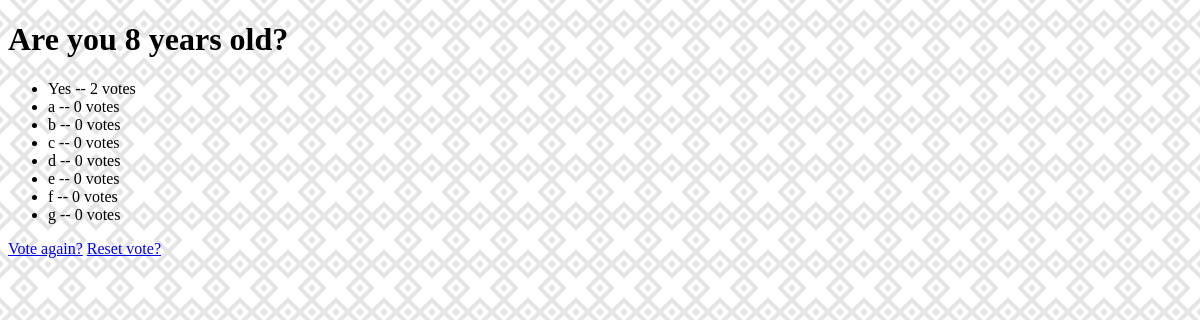
/polls/18/results/ (signed in), run on the app's committed database.
### polls/models.py (models this page shows, shortened)
class Question(models.Model):
    question_text = models.CharField(max_length=200)
    pub_date = models.DateTimeField("date published", auto_now_add=True)
    image = models.ImageField(upload_to='questions/', default=None, null=True)

class Choice(models.Model):
    question = models.ForeignKey(Question, on_delete=models.CASCADE)
    choice_text = models.CharField(max_length=200)
    votes = models.IntegerField(default=0)

### polls/views.py (the view)
# urls.py: path("<int:pk>/results/", views.ResultsView.as_view(), name="results"),
class ResultsView(LoginRequiredMixin, generic.DetailView):
    login_url = "/polls"
    model = Question
    template_name = "polls/results.html"

### polls/templates/polls/results.html (shortened to what this page needs)
{% extends 'base.html' %}
{% load static %}
{% block page_links %}
    <link rel="stylesheet" href="{% static 'polls/style.css' %}">
{% endblock %}
{% block page_body %}
    <h1>{{ question.question_text }}</h1>
    <ul>
    {% for choice in question.choice_set.all %}
        <li>{{ choice.choice_text }} -- {{ choice.votes }} vote{{ choice.votes|pluralize }}</li>
    {% endfor %}
    </ul>
    <a href="{% url 'polls:detail' question.id %}">Vote again?</a>
    <a href="{% url 'polls:vote_reset' question.id %}">Reset vote?</a>
{% endblock %}

### polls/static/polls/style.css (style rules this page uses)
body { background: linear-gradient(45deg,transparent 34%, #e5e5e5 35%, #e5e5e5 40%, transparent 41%, transparent 59%, #e5e5e5 60%, #e5e5e5 65%, transparent 66%),linear-gradient(135deg,transparent 34%, #e5e5e5 35%, #e5e5e5 40%, transparent 41%, transparent 59%, #e5e5e5 60%, #e5e5e5 65%, transparent 66%), radial-gradient(#e5e5e5 10%, transparent 11%), radial-gradient(circle at left,#e5e5e5 5%, transparent 6%), radial-gradient(circle at right,#e5e5e5 5%, transparent 6%), radial-gradient(circle at top,#e5e5e5 5%, transparent 6%), radial-gradient(circle at bottom,#e5e5e5 5%, transparent 6%); background-size: 3em 3em; background-color: #ffffff; opacity: 1 }

### data on the page
Question: question_text "Are you 8 years old?"
Choice: choice_text "Yes", votes "2"
Choice: choice_text "a", votes "0"
Choice: choice_text "b", votes "0"
Choice: choice_text "c", votes "0"
Choice: choice_text "d", votes "0"
Choice: choice_text "e", votes "0"
Choice: choice_text "f", votes "0"
Choice: choice_text "g", votes "0"
